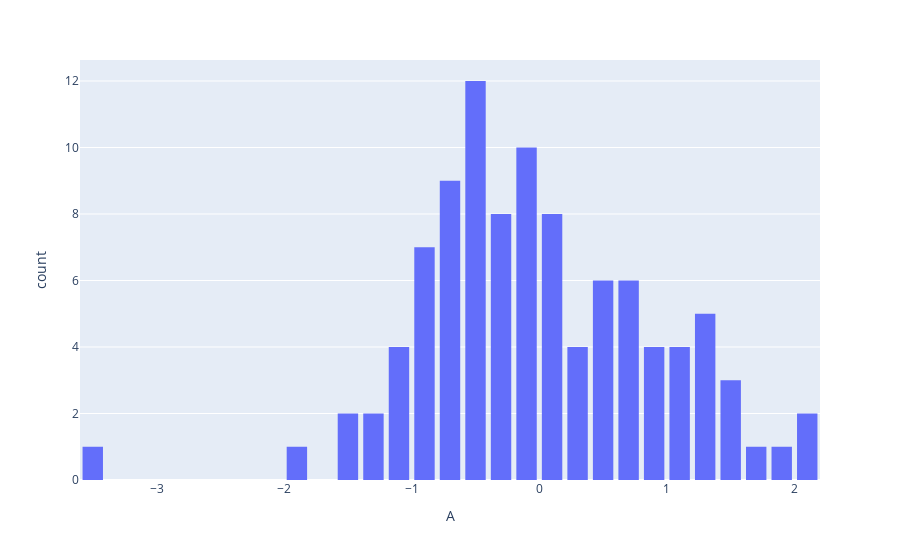

The notebook cell this image was saved under:
### Markdown cell above
### Histogram

### Code cell
fig = px.histogram(df, x='A', nbins=40)
fig.update_layout(bargap=0.2)

### Figure 1 — Plotly figure (JSON) as saved in the notebook; plotly's stock layout.template omitted (floating-point values rounded to 4 significant figures)
{"data": [{"alignmentgroup": "True", "bingroup": "x", "hovertemplate": "A=%{x}<br>count=%{y}<extra></extra>", "legendgroup": "", "marker": {"color": "#636efa", "pattern": {"shape": ""}}, "name": "", "nbinsx": 40, "offsetgroup": "", "orientation": "v", "showlegend": false, "type": "histogram", "x": [-0.8172, -0.00348, 0.3977, -0.882, 0.9562, -0.1384, -0.5379, 0.003293, 1.252, 0.06882, -0.8487, 0.2503, 2.019, -0.8585, 1.874, -0.504, 0.8855, -0.04612, -0.03318, 1.293, 0.1728, 0.05716, 1.04, -0.6917, 1.705, 1.083, -0.3746, 0.2301, 0.7367, -1.892, 0.1447, 0.5025, -0.3366, -1.469, -1.563, -0.6911, -0.9735, -0.3129, -0.7602, -0.6441, -3.447, -0.5625, 2.007, -0.7356, 0.5762, 1.149, -0.266, 0.7658, -0.07689, 0.7232, -0.09086, -0.42, -0.4826, 0.1653, 0.9583, -1.042, 0.7591, -0.4326, 1.38, -0.5547, -0.6927, -0.9836, -0.1389, -0.6603, -0.5954, -0.7499, 0.04373, 1.521, 0.552, -1.202, -0.3823, 1.165, 1.447, -1.157, 0.6827, -1.191, 0.9924, -0.08079, 1.352, 0.4813, -0.4521, -0.3748, -0.1296, -0.4444, 1.3, 1.467, -1.331, -0.9398, 0.2355, 0.5306, 0.4523, -0.2222, -1.027, -0.4452, -0.09967, 0.6383, -0.3828, -0.582, -0.7214, 0.1995], "xaxis": "x", "yaxis": "y"}], "layout": {"bargap": 0.2, "barmode": "relative", "legend": {"tracegroupgap": 0}, "margin": {"t": 60}, "xaxis": {"anchor": "y", "domain": [0, 1], "title": {"text": "A"}}, "yaxis": {"anchor": "x", "domain": [0, 1], "title": {"text": "count"}}}}
